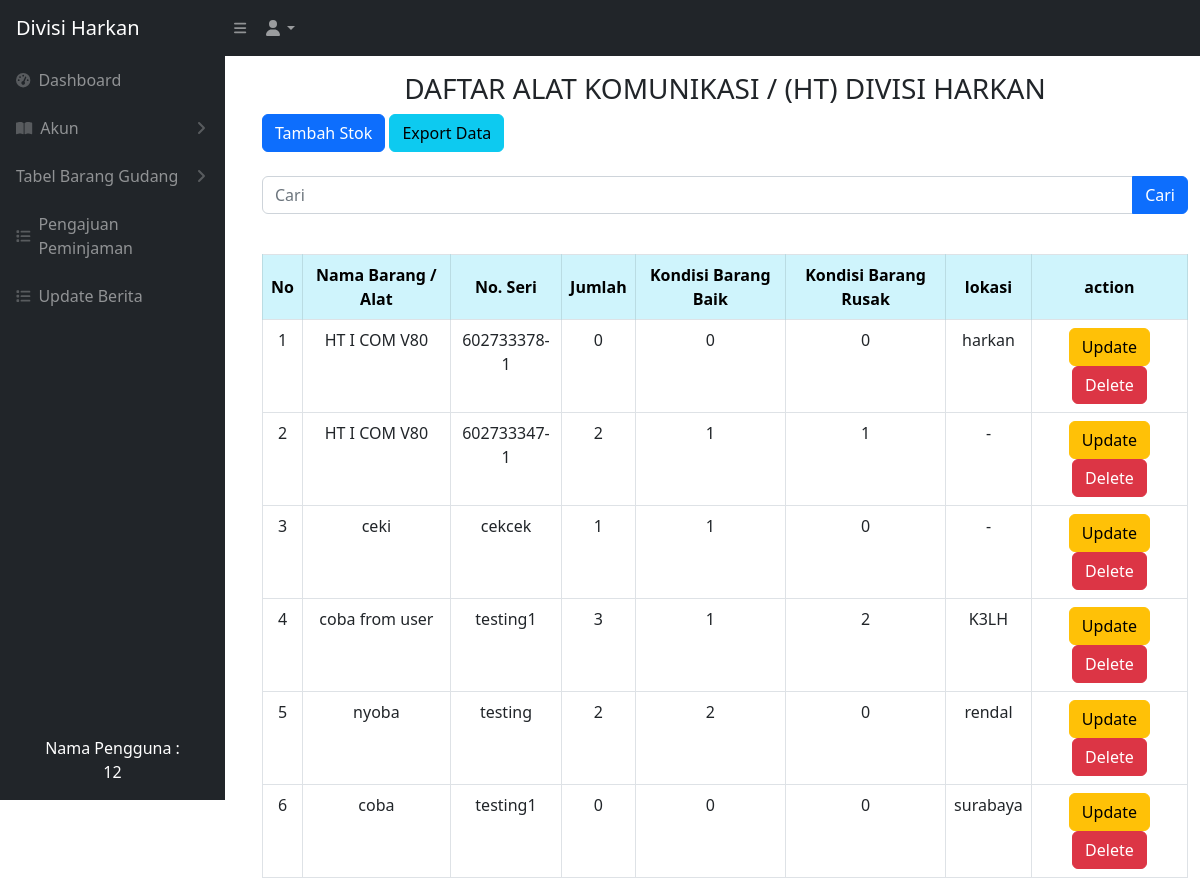
The app's page /komunikasi.php (signed in) with its own data.
### tables this page shows
CREATE TABLE `komunikasi` (
  `idbarang` int NOT NULL,
  `namabarang` varchar(512) NOT NULL,
  `noseri` varchar(512) NOT NULL,
  `jumlah` int NOT NULL,
  `baik` int NOT NULL,
  `rusak` int NOT NULL,
  `lokasi` varchar(512) NOT NULL,
  `kategori_id` int NOT NULL
);

### komunikasi.php (the view, shortened to what this page needs)
<?php
require 'controller/koneksi.php';
$query = "SELECT * FROM komunikasi";
?>
<!DOCTYPE html>
<html lang="en">
<head>
    <link href="css/styles.css" rel="stylesheet" />
</head>
<?php include 'sidebar.php' ?>
<body>
    <br>
    <br>
    <main id="main-content" class="<?= isset($_GET['sidebarClosed']) ? '' : 'main-with-sidebar' ?>">
        <div class="container-fluid px-4">
            <h3 class="mt-4 text-center">DAFTAR ALAT KOMUNIKASI / (HT) DIVISI HARKAN</h3>
        </div>
        <div class="container -fluid">
            <div class="card-mb-4">
                <button type="button" class="btn btn-primary" data-bs-toggle="modal" data-bs-target="#myModal">
                    Tambah Stok
                </button>
                <a href="export_komunikasi.php" class="btn btn-info">Export Data</a>
                <br>
                <br>
                <form action="komunikasi.php" method="GET">
                    <div class="input-group mb-3">
                        <input type="text" value="" class="form-control" placeholder="Cari" name="cari">
                        <br>
                        <button type="submit" class="btn btn-primary">Cari</button>
                    </div>
                </form>
                <br>
                <div class="card-body">
                    <div class="table table-responsive">
                        <table class="table table-bordered" id="dataTable" width="100" cellspacing="0">
                            <thead>
                                <tr>
                                    <th class="table-info text-center align-middle">No</th>
                                    <th class="table-info text-center align-middle">Nama Barang / Alat</th>
                                    <th class="table-info text-center align-middle">No. Seri</th>
                                    <th class="table-info text-center align-middle">Jumlah</th>
                                    <th class="table-info text-center align-middle">Kondisi Barang Baik</th>
                                    <th class="table-info text-center align-middle">Kondisi Barang Rusak</th>
                                    <th class="table-info text-center align-middle">lokasi</th>
                                    <th class="table-info text-center align-middle">action</th>
                                </tr>
                            </thead>
                            <tbody>
                                <?php
                                $i = 1;
                                $ambilsemuadatabarang = mysqli_query($conn, $query);
                                while ($data = mysqli_fetch_array($ambilsemuadatabarang)) {
                                    $namabarang = $data['namabarang'];
                                    $noseri = $data['noseri'];
                                    $jumlah = $data['jumlah'];
                                    $barangbaik = $data['baik'];
                                    $barangrusak = $data['rusak'];
                                    $lokasi = $data['lokasi'];
                                    $idb = $data['idbarang'];
                                ?>
                                    <tr>
                                        <td style="text-align: center;"><?= $i++ ?></td>
                                        <td style="text-align: center;"><?= $namabarang ?></td>
                                        <td style="text-align: center;"><?= $noseri ?></td>
                                        <td style="text-align: center;"><?= $jumlah ?></td>
                                        <td style="text-align: center;"><?= $barangbaik ?></td>
                                        <td style="text-align: center;"><?= $barangrusak ?></td>
                                        <td style="text-align: center;"><?= $lokasi ?></td>
                                        <td style="text-align: center;">
                                            <button type="button" class="btn btn-warning" data-bs-toggle="modal" data-bs-target="#edit<?= $idb; ?>">
                                                Update
                                            </button>
                                            <button type="button" class="btn btn-danger" data-bs-toggle="modal" data-bs-target="#delete<?= $idb; ?>">
                                                Delete
                                            </button>
                                        </td>
                                    </tr>
                                <?php
                                };
                                ?>
                            </tbody>
                        </table>
    </main>
</body>
</html>

### records on screen
komunikasi: namabarang "HT I COM V80", noseri "602733378-1", jumlah "0", baik "0", rusak "0", lokasi "harkan"
komunikasi: namabarang "HT I COM V80", noseri "602733347-1", jumlah "2", baik "1", rusak "1", lokasi "-"
komunikasi: namabarang "ceki", noseri "cekcek", jumlah "1", baik "1", rusak "0", lokasi "-"
komunikasi: namabarang "coba from user", noseri "testing1", jumlah "3", baik "1", rusak "2", lokasi "K3LH"
komunikasi: namabarang "nyoba", noseri "testing", jumlah "2", baik "2", rusak "0", lokasi "rendal"
komunikasi: namabarang "coba", noseri "testing1", jumlah "0", baik "0", rusak "0", lokasi "surabaya"

### other values on screen
$_SESSION['nama'] "12"
